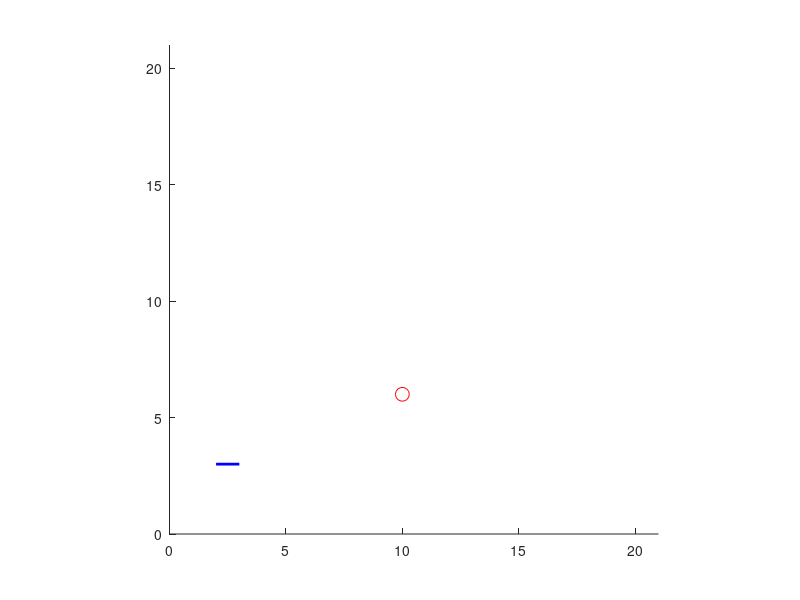

Recreate this plot in MATLAB. (Note: this script raises an error after producing the figure.)
function SimpleSnakeGame()
    % 游戏设置
    rows = 20; % 游戏区域行数
    cols = 20; % 游戏区域列数
    snake = [3 3; 3 2]; % 贪吃蛇初始位置
    direction = 'right'; % 初始移动方向
    food = []; % 食物位置

    % 初始化游戏界面
    fig = figure('KeyPressFcn', @keyPress); % 创建一个新的图形窗口
    axis on; % 打开坐标轴
    axis equal; % 设置坐标轴比例一致
    hold on;
    xlim([0,cols+1]); % 设置坐标轴限制
    ylim([0,rows+1]);

    % 绘制初始贪吃蛇和食物
    snake_plot = plot(snake(:,2), snake(:,1), 'b', 'LineWidth', 2); % 绘制贪吃蛇
    food = [randi(rows), randi(cols)];
        
    % 绘制食物
    h=plot(food(2), food(1), 'ro', 'MarkerSize', 10); % 使用红色圆点表示食物
        

    % 主循环
    while true
        % 移动贪吃蛇
        snake = moveSnake(snake, direction);

        % 检查是否吃到食物
        if snake(1,1) == food(1) && snake(1,2) == food(2)
            snake = [food; snake]; % 将新头部添加到贪吃蛇
            delete(h)
            generateFood(); % 生成新食物

        end

        % 更新贪吃蛇的显示
        snake_plot.XData = snake(:,2);
        snake_plot.YData = snake(:,1);

        % 检查游戏是否结束
        if checkBoundary(snake, rows, cols)
            msgbox('Game Over!', 'Game Over', 'warn');
            break;
        end

        % 延时一段时间，控制贪吃蛇移动速度
        pause(0.2);
    end

    % 处理按键事件，改变移动方向
    function keyPress(~, event)
        key = event.Key;
        if strcmp(key, 'uparrow') && ~strcmp(direction, 'down')
            direction = 'down';
        elseif strcmp(key, 'downarrow') && ~strcmp(direction, 'up')
            direction = 'up';
        elseif strcmp(key, 'leftarrow') && ~strcmp(direction, 'right')
            direction = 'left';
        elseif strcmp(key, 'rightarrow') && ~strcmp(direction, 'left')
            direction = 'right';
        end
    end

    % 生成新食物的函数
function generateFood()
    while true
        % 在随机位置生成食物
        food = [randi(rows), randi(cols)];
        
        % 绘制食物
        h=plot(food(2), food(1), 'ro', 'MarkerSize', 10); % 使用红色圆点表示食物
        
        % 检查食物是否在贪吃蛇身上
        if ~ismember(food, snake, 'rows')
            break; % 如果食物不在贪吃蛇身上，退出循环
        end
    end
end


    % 移动贪吃蛇的函数
    function newSnake = moveSnake(oldSnake, dir)
        head = oldSnake(1, :);
        switch dir
            case 'up'
                newHead = [head(1)-1, head(2)];
            case 'down'
                newHead = [head(1)+1, head(2)];
            case 'left'
                newHead = [head(1), head(2)-1];
            case 'right'
                newHead = [head(1), head(2)+1];
        end
        newSnake = [newHead; oldSnake(1:end-1, :)];
    end

    % 检查是否与边界碰撞
    function collided = checkBoundary(snake, r, c)
        head = snake(1, :);
        collided = (head(1) < 1 || head(1) > r || head(2) < 1 || head(2) > c);
    end
end





